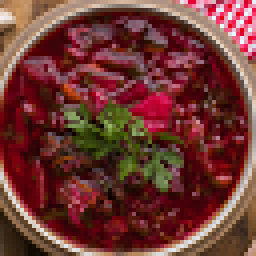
#> input picture Images/Borsh.png, 64 x 64 px (shown 4 times larger); its folder holds only this picture in this run
$ python Data_setCreator.py
#> lines starting #> are read from the running program, lines starting #| are printed output that depends on the picture
import os
import csv
import numpy as np
from skimage import io
import matplotlib.patches as patches

def load_image(path):
#> called with path = 'Images/Borsh.png'
    image = io.imread(path)
#> image is the input picture: shape (64, 64, 4); mean R, G, B, A 111.5, 56, 50.7, 255

    # если RGBA → убираем альфа-канал
    if len(image.shape) == 3 and image.shape[2] == 4:
        image = image[:, :, :3]
#> image: shape (64, 64, 3)

    return image

def crop_center(image, crop_ratio=0.6):
#> called with crop_ratio = 0.6
    h, w = image.shape[:2]
#> h = 64; w = 64

    ch = int(h * crop_ratio)
#> ch = 38
    cw = int(w * crop_ratio)
#> cw = 38

    start_h = (h - ch) // 2
#> start_h = 13
    start_w = (w - cw) // 2
#> start_w = 13

    return image[start_h:start_h+ch, start_w:start_w+cw]
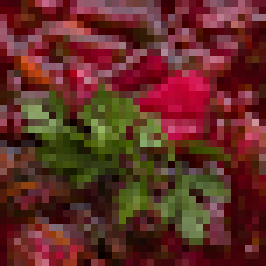
#> returned value: shape (38, 38, 3) (shown 7 times larger); mean of channels 0, 1, 2 98.8, 45.7, 38.6; drawn as R, G, B

def normalize_rgb(r, g, b):
    s = r + g + b
    if s == 0:
        return 0, 0, 0
    return r/s, g/s, b/s

def get_features(image):
    image = crop_center(image)

    R = image[:, :, 0]
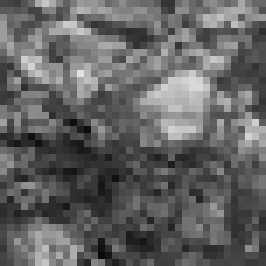
#> R: shape (38, 38) (shown 7 times larger); min 10, max 226, mean 98.8
    G = image[:, :, 1]
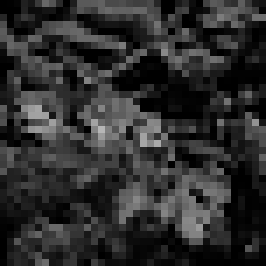
#> G: shape (38, 38) (shown 7 times larger); min 0, max 182, mean 45.7
    B = image[:, :, 2]
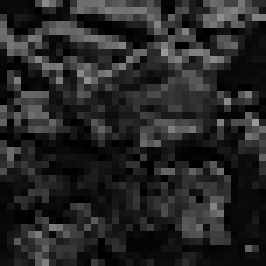
#> B: shape (38, 38) (shown 7 times larger); min 0, max 154, mean 38.6

    R_mean, G_mean, B_mean = np.mean(R), np.mean(G), np.mean(B)
#> R_mean = 98.8; G_mean = 45.65; B_mean = 38.58
    R_std, G_std, B_std = np.std(R), np.std(G), np.std(B)
#> R_std = 41.44; G_std = 37.97; B_std = 33.81

    R_std = R_std / 255
#> R_std = 0.163
    G_std = G_std / 255
#> G_std = 0.149
    B_std = B_std / 255
#> B_std = 0.133

    # нормализация среднего
    R_mean, G_mean, B_mean = normalize_rgb(R_mean, G_mean, B_mean)
#> in normalize_rgb, `s = r + g + b`: s = 183
#> R_mean = 0.54; G_mean = 0.249; B_mean = 0.211

    return R_mean, G_mean, B_mean, R_std, G_std, B_std

def get_class_name(filename):
    return os.path.splitext(filename)[0]

def create_csv(dataset_path, output_file="dataset.csv"):
    with open(output_file, mode='w', newline='', encoding='utf-8') as file:
        writer = csv.writer(file)

        # Новый заголовок (6 признаков!)
        writer.writerow([
            "path", "class",
            "R_mean", "G_mean", "B_mean",
            "R_std", "G_std", "B_std"
        ])

        for root, _, files in os.walk(dataset_path):
            for filename in files:
                if filename.lower().endswith(('.png', '.jpg', '.jpeg')):
                    path = os.path.join(root, filename)

                    try:
                        image = load_image(path)

                        # защита от серых изображений
                        if len(image.shape) < 3:
                            print(f"Пропущено (не RGB): {filename}")
                            continue

                        features = get_features(image)
#> features = (0.54, 0.249, 0.211, 0.163, 0.149, 0.133)
                        class_name = get_class_name(filename)

                        writer.writerow([path, class_name, *features])

                        print(f"Обработано: {filename}")

                    except Exception as e:
                        print(f"Ошибка: {filename} → {e}")

    print(f"\nCSV файл создан: {output_file}")

DATASET_PATH = "images"
create_csv(DATASET_PATH)

$ run again, on Images/Tom_yam.png
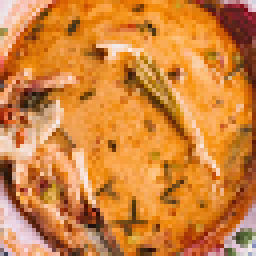
#> input picture Images/Tom_yam.png, 64 x 64 px (shown 4 times larger)
#> in load_image, image is the input picture: shape (64, 64, 4); mean R, G, B, A 208.7, 132, 61.3, 255
#> image: shape (64, 64, 3)
#> in get_features, `G = image[:, :, 1]`:
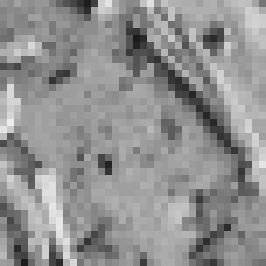
#> G: shape (38, 38) (shown 7 times larger); min 27, max 236, mean 144.6
#> in get_features, `B = image[:, :, 2]`:
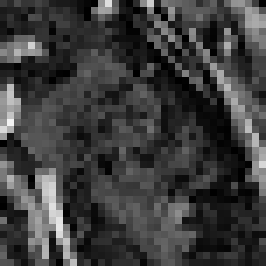
#> B: shape (38, 38) (shown 7 times larger); min 0, max 242, mean 60.4
#> in get_features, `R_mean, G_mean, B_mean = np.mean(R), np.mean(G), np.mean(B)`: R_mean = 222.9; G_mean = 144.6; B_mean = 60.37
#> in get_features, `R_std, G_std, B_std = np.std(R), np.std(G), np.std(B)`: R_std = 36.65; G_std = 34.6; B_std = 43.74
#> in get_features, `R_std = R_std / 255`: R_std = 0.144
#> in get_features, `G_std = G_std / 255`: G_std = 0.136
#> in get_features, `B_std = B_std / 255`: B_std = 0.172
#> s = 427.9
#> in get_features, `R_mean, G_mean, B_mean = normalize_rgb(R_mean, G_mean, B_mean)`: R_mean = 0.521; G_mean = 0.338; B_mean = 0.141
#> features = (0.521, 0.338, 0.141, 0.144, 0.136, 0.172)

$ run again, on Images/Turkey_croissant.jpg
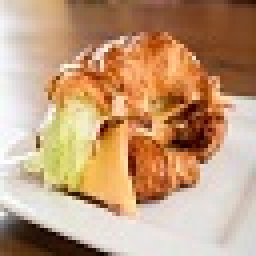
#> input picture Images/Turkey_croissant.jpg, 64 x 64 px (shown 4 times larger)
#> in load_image, image is the input picture: shape (64, 64, 3); mean R, G, B 194, 156.8, 123.8
#> in get_features, `G = image[:, :, 1]`:
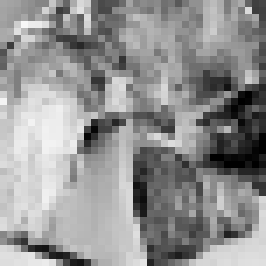
#> G: shape (38, 38) (shown 7 times larger); min 0, max 247, mean 145.7
#> in get_features, `B = image[:, :, 2]`:
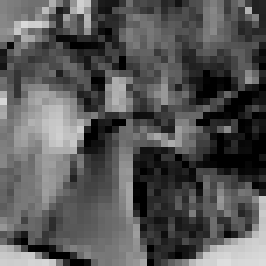
#> B: shape (38, 38) (shown 7 times larger); min 0, max 222, mean 86.3
#> in get_features, `R_mean, G_mean, B_mean = np.mean(R), np.mean(G), np.mean(B)`: R_mean = 205.3; G_mean = 145.7; B_mean = 86.27
#> in get_features, `R_std, G_std, B_std = np.std(R), np.std(G), np.std(B)`: R_std = 46.86; G_std = 56.77; B_std = 52.98
#> in get_features, `R_std = R_std / 255`: R_std = 0.184
#> in get_features, `G_std = G_std / 255`: G_std = 0.223
#> in get_features, `B_std = B_std / 255`: B_std = 0.208
#> s = 437.3
#> in get_features, `R_mean, G_mean, B_mean = normalize_rgb(R_mean, G_mean, B_mean)`: R_mean = 0.47; G_mean = 0.333; B_mean = 0.197
#> features = (0.47, 0.333, 0.197, 0.184, 0.223, 0.208)

$ run again, on Images/Eclair.jpg
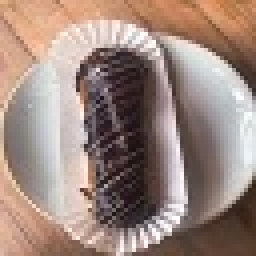
#> input picture Images/Eclair.jpg, 64 x 64 px (shown 4 times larger)
#> in load_image, image is the input picture: shape (64, 64, 3); mean R, G, B 157.1, 135.7, 126.6
#> in get_features, `R = image[:, :, 0]`:
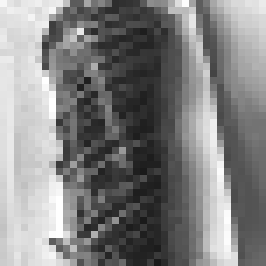
#> R: shape (38, 38) (shown 7 times larger); min 26, max 255, mean 128.9
#> in get_features, `G = image[:, :, 1]`:
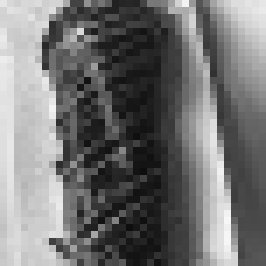
#> G: shape (38, 38) (shown 7 times larger); min 14, max 247, mean 114.4
#> in get_features, `R_mean, G_mean, B_mean = np.mean(R), np.mean(G), np.mean(B)`: R_mean = 128.9; G_mean = 114.4; B_mean = 113.4
#> in get_features, `R_std, G_std, B_std = np.std(R), np.std(G), np.std(B)`: R_std = 67.8; G_std = 69.31; B_std = 68.69
#> in get_features, `R_std = R_std / 255`: R_std = 0.266
#> in get_features, `G_std = G_std / 255`: G_std = 0.272
#> in get_features, `B_std = B_std / 255`: B_std = 0.269
#> s = 356.7
#> in get_features, `R_mean, G_mean, B_mean = normalize_rgb(R_mean, G_mean, B_mean)`: R_mean = 0.361; G_mean = 0.321; B_mean = 0.318
#> features = (0.361, 0.321, 0.318, 0.266, 0.272, 0.269)
